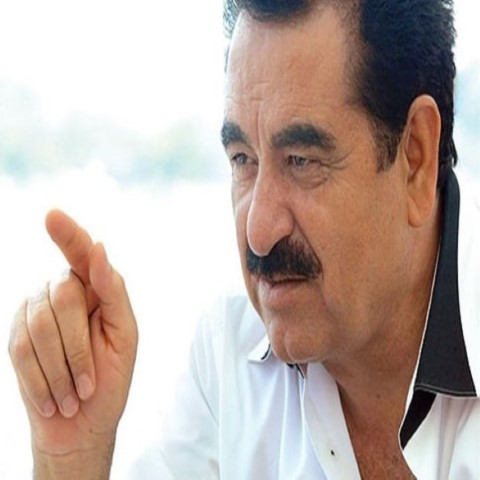
#> input picture GoruntuIsleme/OpenCV-agirlikliToplama/ibrahimtatlises.jpg, 480 x 480 px
$ python agirlikliToplama2.py
#> lines starting #> are read from the running program, lines starting #| are printed output that depends on the picture
import cv2
import numpy as pd

ibrahim=cv2.imread("ibrahimtatlises.jpg")
#> ibrahim is the input picture: shape (480, 480, 3); mean B, G, R 166.7, 174, 190.6
mahmut=cv2.imread("mahmuttuncer.jpg")
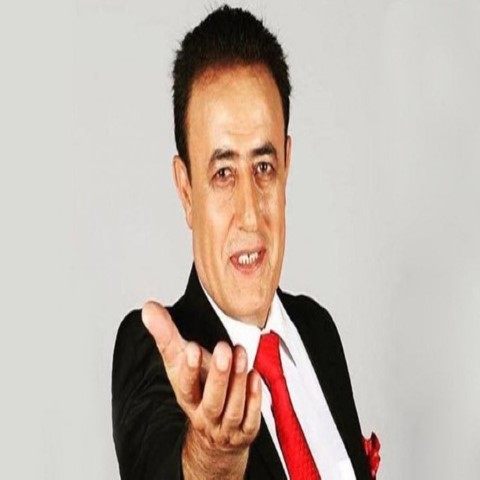
#> input picture GoruntuIsleme/OpenCV-agirlikliToplama/mahmuttuncer.jpg, 480 x 480 px
#> mahmut is the input picture: shape (480, 480, 3); mean B, G, R 170.8, 179.9, 193.3

cv2.imshow("Ibrahim Tatlises",ibrahim)
cv2.imshow("Mahmut Tuncer",mahmut)

'''Toplam yaparken resimlerin boyutu aynı olmak zorundadır.'''

toplam=cv2.add(ibrahim,mahmut) # resimleri eşit bir şekilde üst üste getirir.
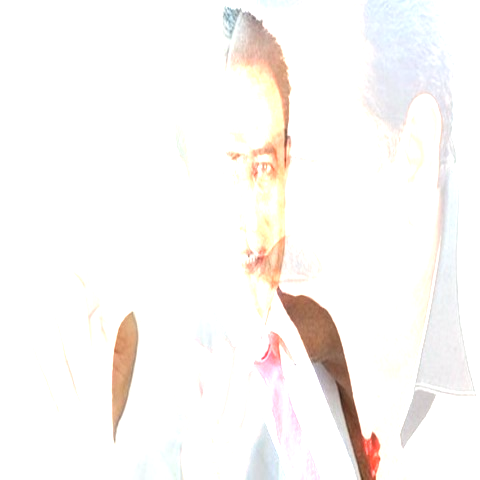
#> toplam: shape (480, 480, 3); mean B, G, R 245.7, 247.6, 250.5
cv2.imshow("Toplam olan resim",toplam)

agirliklitoplam=cv2.addWeighted(ibrahim,0.7,mahmut,0.3,0) # resimleri ağırlığına bağlı olarak getirir.
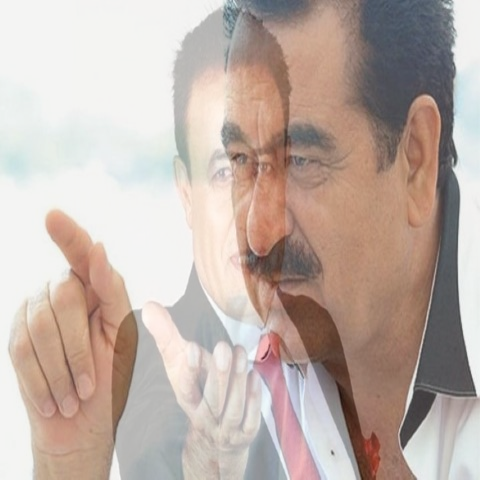
#> agirliklitoplam: shape (480, 480, 3); mean B, G, R 167.9, 175.8, 191.4
cv2.imshow("Agirlikli toplam olan resim",agirliklitoplam)


cv2.waitKey(0)
cv2.destroyAllWindows()
